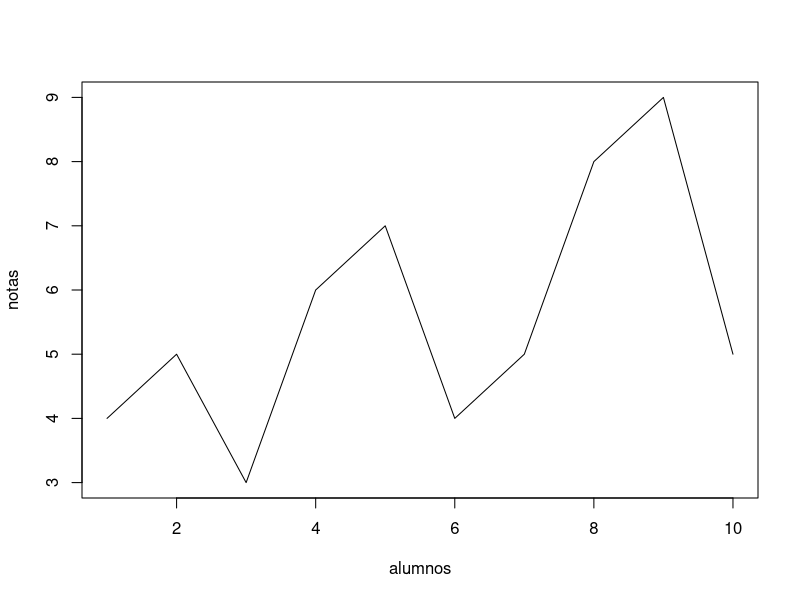
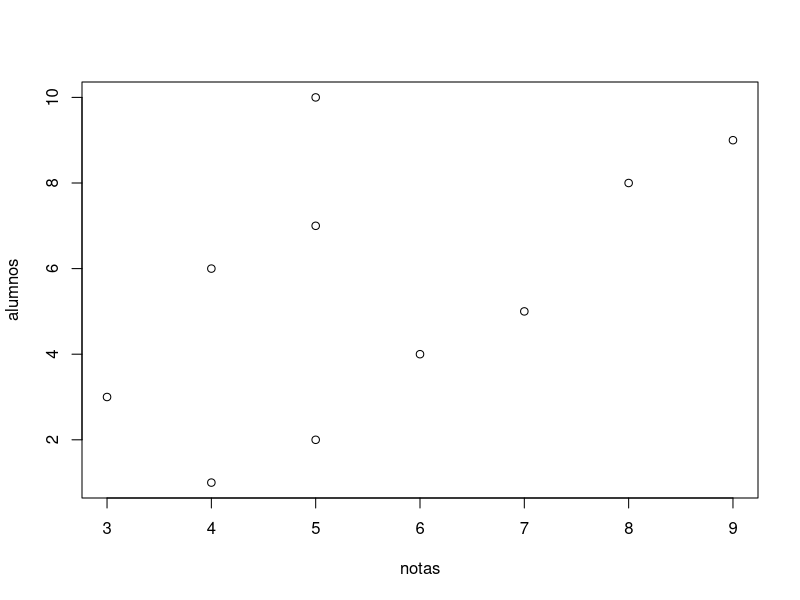
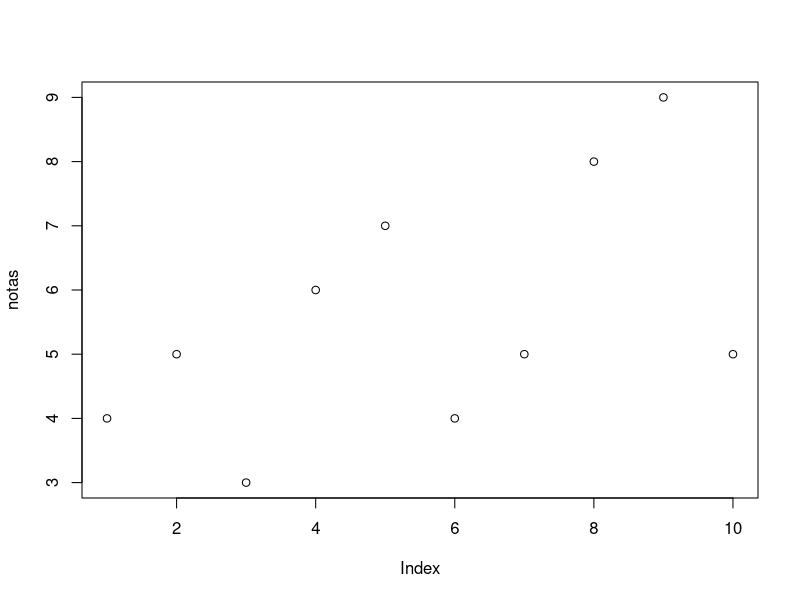
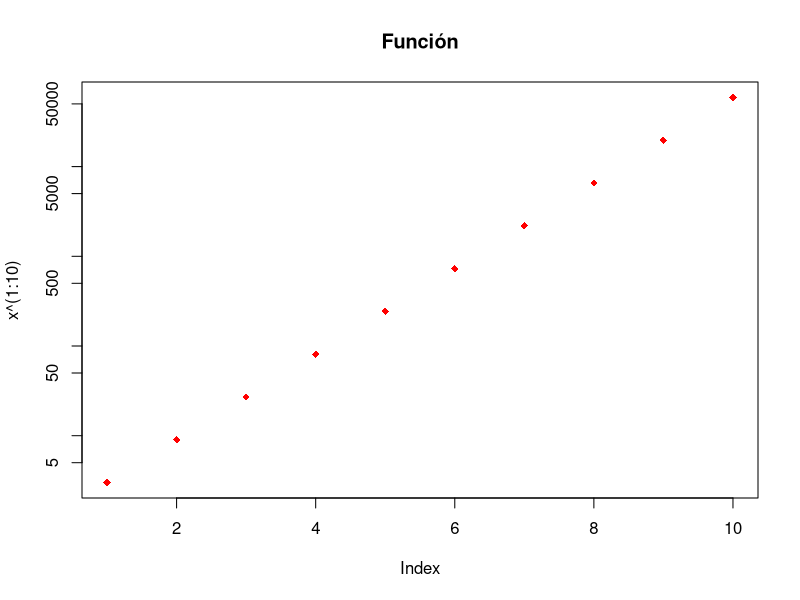
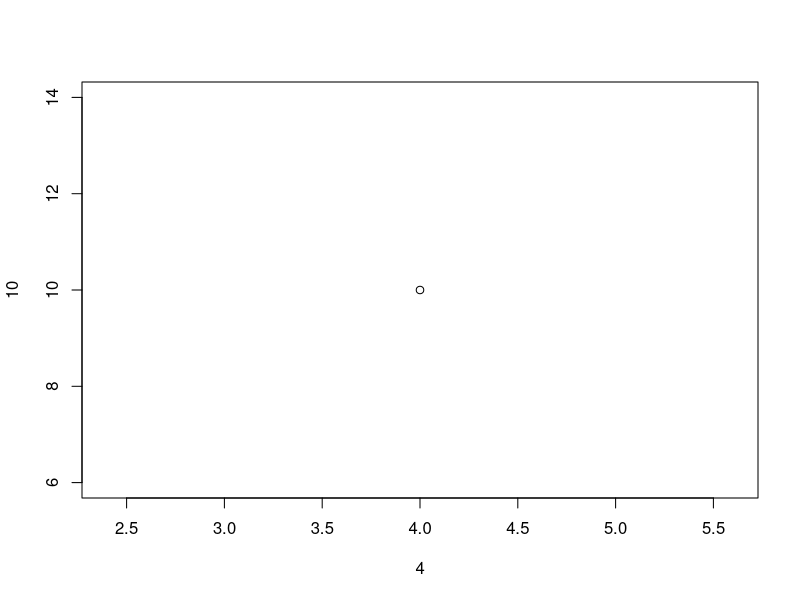
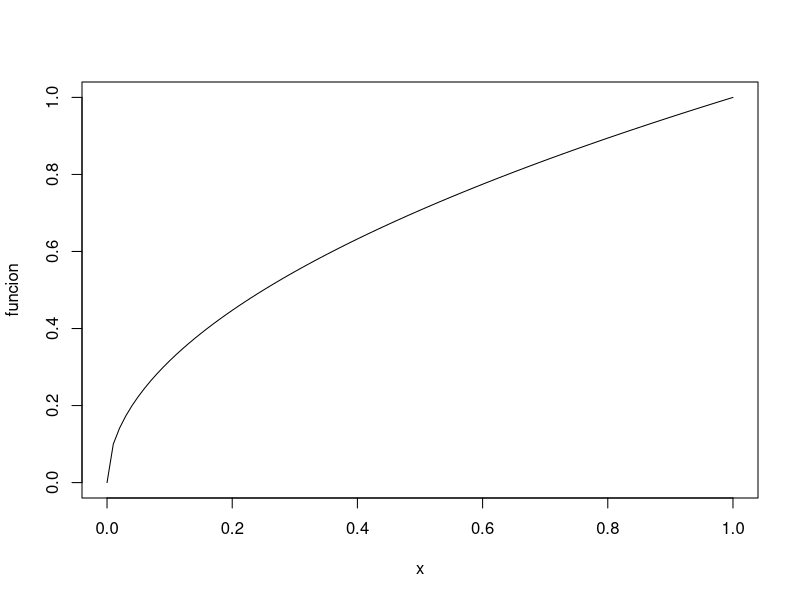
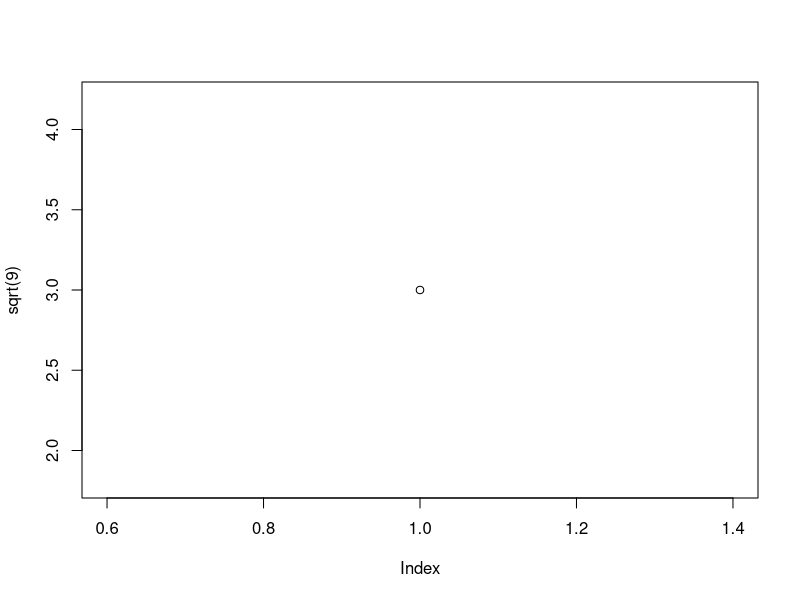
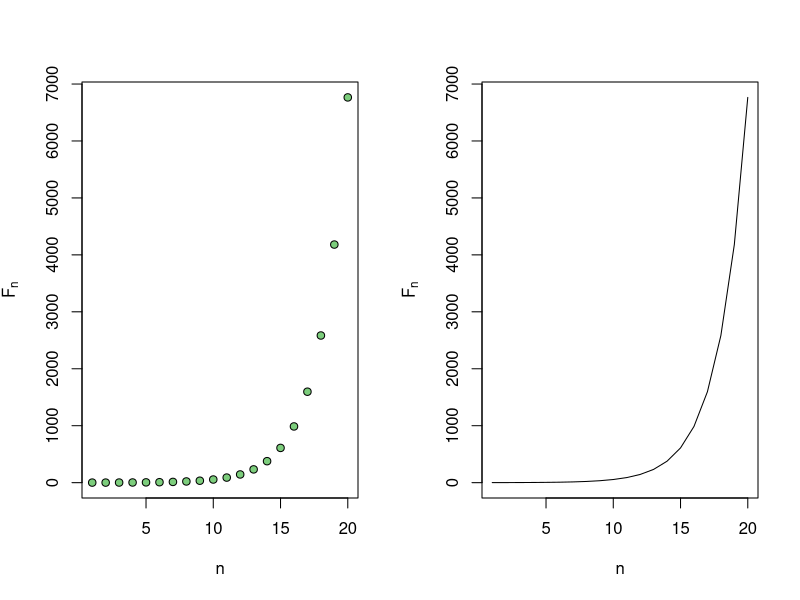

R code for these plots, in order:
alumnos = c(1:10)
notas = c(4,5,3,6,7,4,5,8,9,5)
plot(alumnos, notas, type = "l")
plot(notas, alumnos)
plot(notas)
x=3
plot(x^(1:10),log = "y", pch = 18, main = "Función", col = "red")
plot(4,10)
funcion = function(x){
  sqrt(x)
}
plot(funcion)
plot(sqrt(9))

#Fibonacci
n= c(1:20)
par(mfrow = c(1:2)) #le digo que quiero que los gráficos estén en una distribución 1 fila y dos columnas
fib = (1/sqrt(5))*((1+sqrt(5))/2)^n - (1/sqrt(5))*((1-sqrt(5))/2)^n
plot(fib, xlab = "n", ylab = expression(F[n]), bg = "palegreen3", pch = 21)
plot(fib, type = "l", xlab = "n", ylab = expression(F[n]), bg = "blue", pch = 21)

x = c(50:59)
y = c(2,9,25,3,100,77,62,54,19,40)
plot(x,y, pch = 23, cex = 2, col = "blue", type = "p")
plot(x,y, pch = 23, cex = 2, col = "blueviolet", type = "l")
plot(x,y, pch = 23, cex = 2, col = "gold", type = "b")
plot(x,y, pch = 23, cex = 2, col = "deeppink", type = "o")
plot(x,y, pch = 23, cex = 2, col = "springgreen", type = "h")
plot(x,y, pch = 23, cex = 2, col = "firebrick1", type = "s")
par(mfrow = c(1,1))
